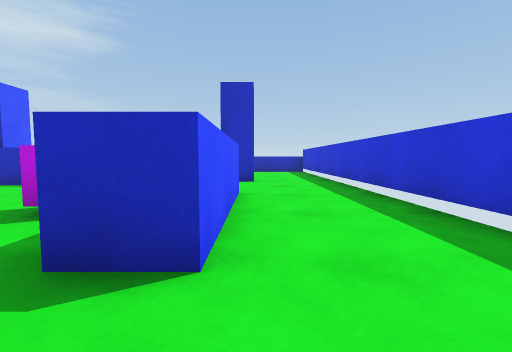
view 1 (above)

18 first-person views from a walk through a 3-D level made in the Unity game engine. The camera is 0.72 m above the floor, tilts 4° down and sees 90° across. The floor is counted in squares, 1 m on a side. Each view is taken from the middle of a square. On the plan, view 1 faces up. The plan holds only what a view shows up to about 9 squares ahead; the rest is blank.

view 2
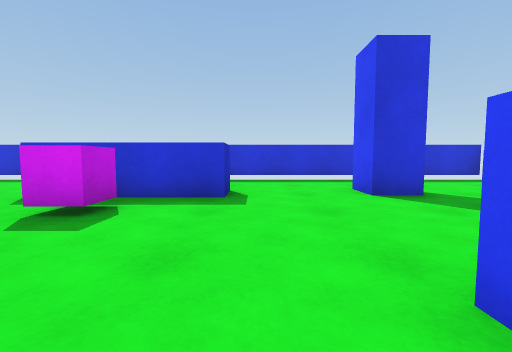

view 3
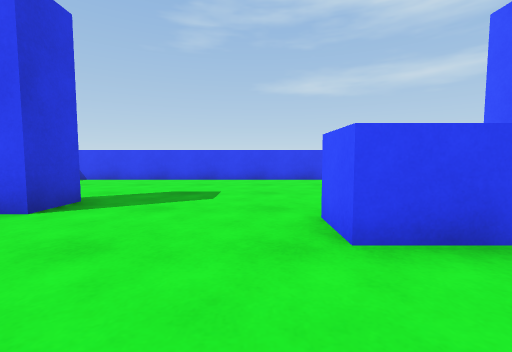

view 4
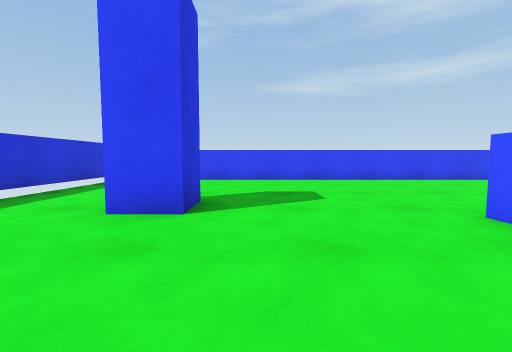

view 5
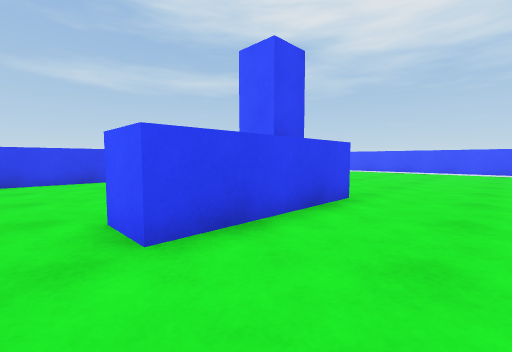

view 6
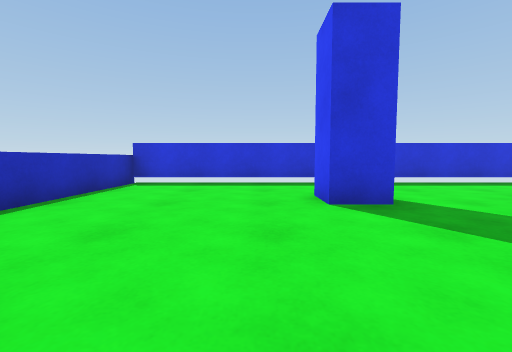

view 7
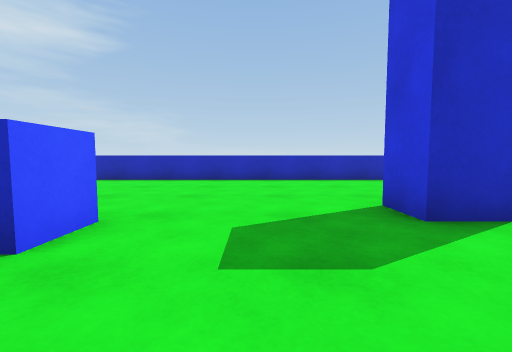

view 8
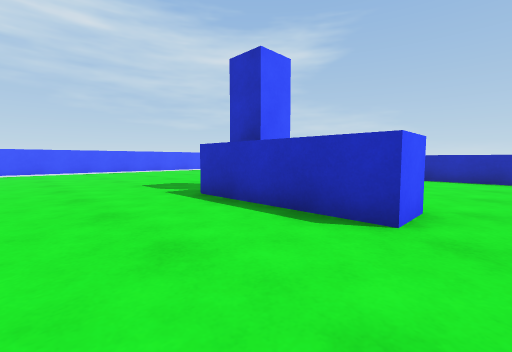

view 9
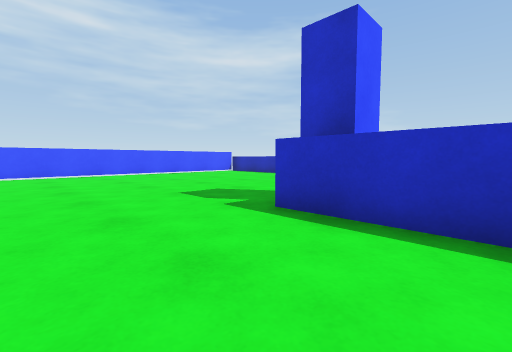

view 10
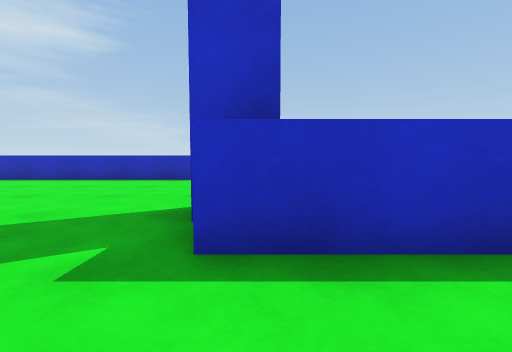

view 11
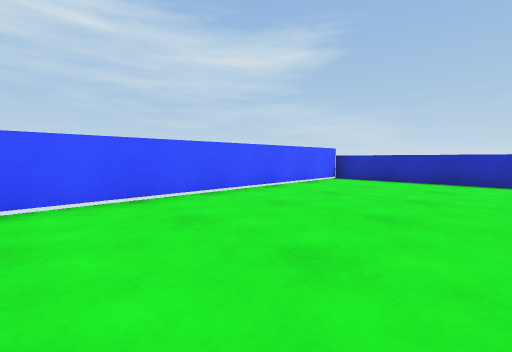

view 12
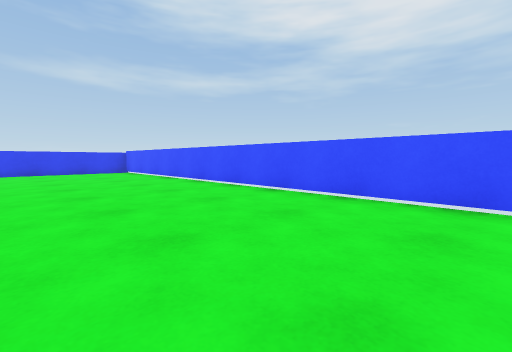

view 13
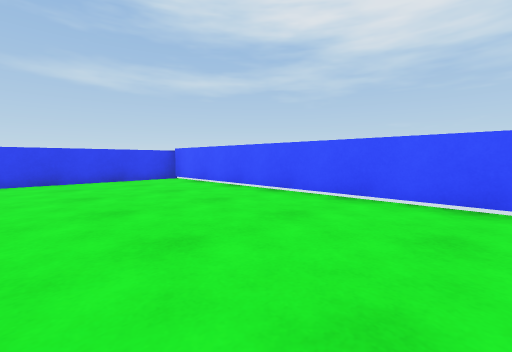

view 14
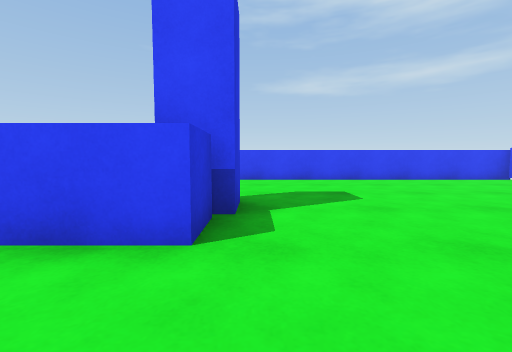

view 15
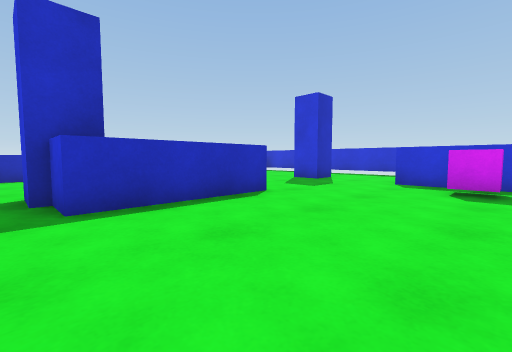

view 16
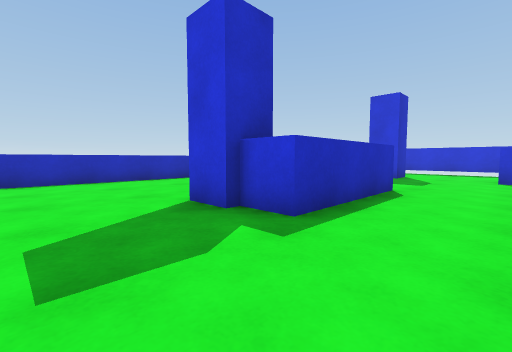

view 17
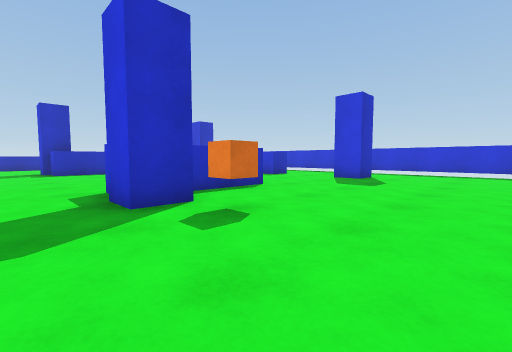

view 18
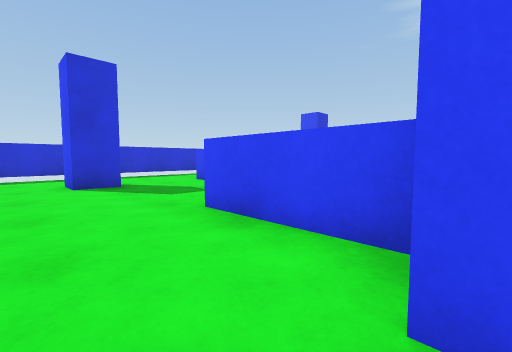

### Floor plan
Key: @ floor where view 1 was taken; # wall or solid block; . floor; ^ raised ledge; B blue block; C purple cube; R orange cube.
Columns run from 18 left of view 1 to 3 right of it. Each row starts with its distance up from view 1.
 14  ^^^^^^^^^^^^^^^^^^^^#
 13 #....................#
 12 #....................#
 11 #....................#
 10 #....................#
  9 #....................#
  8 #.........####...B...#
  7 #.........####.......#
  6 #....................#
  5 #................#...#
  4 #..............C.#...#
  3 #.....  .......CC#...#
  2 #................#...#
  1 #....................#
  0 #.........####....@..#
 -1 #.........####.......#
 -2 #.........B......BB..#
 -3 #.........R..........#
 -4 #....................#
 -5 #....................#
 -6 #....................#
 -7 ######################

Where each view was taken, in squares from view 1:
view 1: 0 up, 0 right, facing up
view 2: 1 up, 6 left, facing right
view 3: 2 up, 4 left, facing down
view 4: 2 up, 2 left, facing down
view 5: 2 up, 4 left, facing down-left
view 6: 10 up, 5 left, facing right
view 7: 5 up, 3 left, facing up
view 8: 4 up, 4 left, facing up-left
view 9: 4 up, 6 left, facing up-left
view 10: 5 up, 8 left, facing up
view 11: 5 up, 13 left, facing up-left
view 12: 7 up, 13 left, facing down-left
view 13: 2 up, 13 left, facing down-left
view 14: 2 up, 9 left, facing down
view 15: 3 up, 9 left, facing up-right
view 16: 5 up, 11 left, facing up-right
view 17: 6 down, 10 left, facing up-right
view 18: 10 up, 8 left, facing down-right
